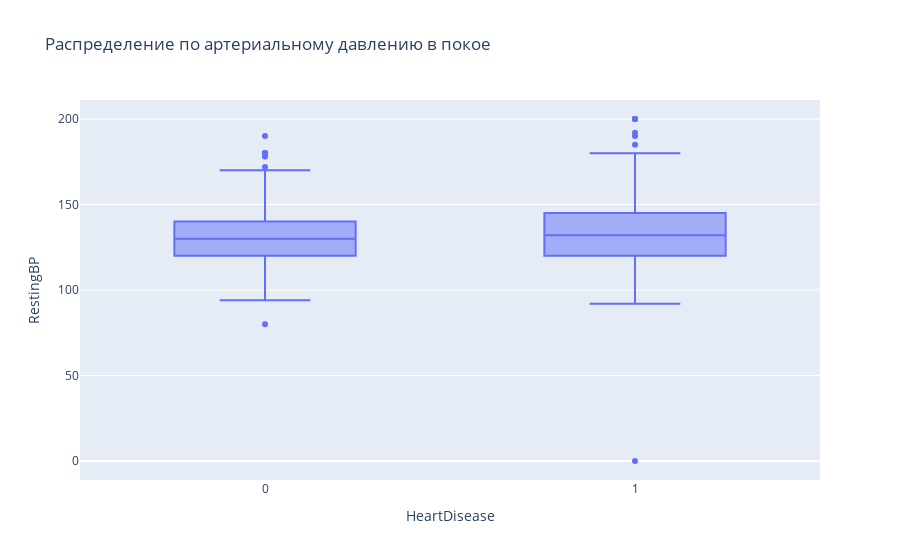

Here is the notebook cell this chart was saved with:
### Markdown cell above
### Распределение по артериальному давлению в покое (RestingBP)

### Code cell
fig = px.box(df,y="RestingBP",x="HeartDisease",title=f"Распределение по артериальному давлению в покое")
fig.show()

### Figure 1 — Plotly figure (JSON) as saved in the notebook; plotly's stock layout.template omitted (floating-point values rounded to 4 significant figures; data arrays with more than 128 entries replaced by an {"elided": "..."} marker saying what was removed)
{"data": [{"alignmentgroup": "True", "hovertemplate": "HeartDisease=%{x}<br>RestingBP=%{y}<extra></extra>", "legendgroup": "", "marker": {"color": "#636efa"}, "name": "", "notched": false, "offsetgroup": "", "orientation": "v", "showlegend": false, "type": "box", "x": {"elided": "918 int values"}, "x0": " ", "xaxis": "x", "y": {"elided": "918 int values"}, "y0": " ", "yaxis": "y"}], "layout": {"boxmode": "group", "legend": {"tracegroupgap": 0}, "title": {"text": "Распределение по артериальному давлению в покое"}, "xaxis": {"anchor": "y", "domain": [0, 1], "title": {"text": "HeartDisease"}}, "yaxis": {"anchor": "x", "domain": [0, 1], "title": {"text": "RestingBP"}}}}
